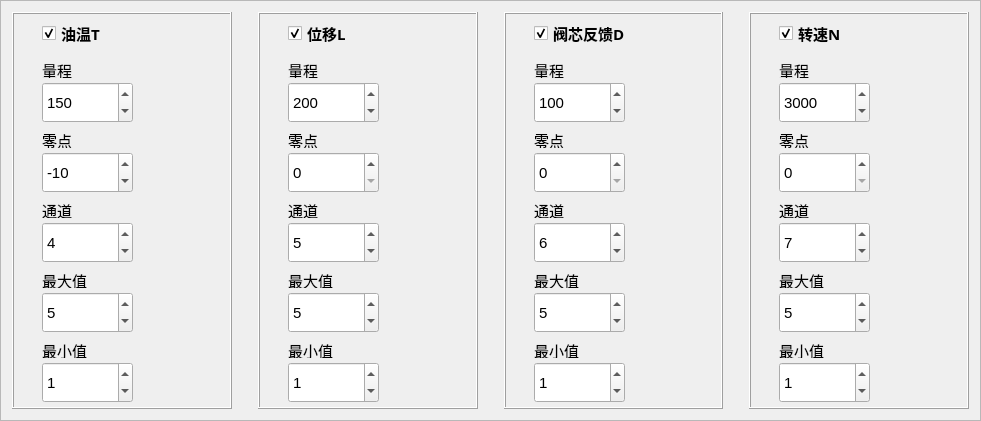
   <widget class="QFrame" name="frame_6">
    <property name="geometry">
     <rect>
      <x>10</x>
      <y>408</y>
      <width>981</width>
      <height>421</height>
     </rect>
    </property>
    <property name="frameShape">
     <enum>QFrame::StyledPanel</enum>
    </property>
    <property name="frameShadow">
     <enum>QFrame::Raised</enum>
    </property>
    <layout class="QGridLayout" name="gridLayout_2">
     <item row="0" column="2">
      <widget class="QFrame" name="frame_8">
       <property name="frameShape">
        <enum>QFrame::Box</enum>
       </property>
       <property name="frameShadow">
        <enum>QFrame::Raised</enum>
       </property>
       <widget class="QSpinBox" name="LMiniValue">
        <property name="geometry">
         <rect>
          <x>30</x>
          <y>350</y>
          <width>91</width>
          <height>41</height>
         </rect>
        </property>
        <property name="font">
         <font>
          <pointsize>11</pointsize>
         </font>
        </property>
        <property name="value">
         <number>1</number>
        </property>
       </widget>
       <widget class="QLabel" name="label_31">
        <property name="geometry">
         <rect>
          <x>30</x>
          <y>120</y>
          <width>54</width>
          <height>16</height>
         </rect>
        </property>
        <property name="font">
         <font>
          <pointsize>11</pointsize>
         </font>
        </property>
        <property name="text">
         <string>零点</string>
        </property>
       </widget>
       <widget class="QSpinBox" name="LZero">
        <property name="geometry">
         <rect>
          <x>30</x>
          <y>140</y>
          <width>91</width>
          <height>41</height>
         </rect>
        </property>
        <property name="font">
         <font>
          <pointsize>11</pointsize>
         </font>
        </property>
       </widget>
       <widget class="QSpinBox" name="LMaxValue">
        <property name="geometry">
         <rect>
          <x>30</x>
          <y>280</y>
          <width>91</width>
          <height>41</height>
         </rect>
        </property>
        <property name="font">
         <font>
          <pointsize>11</pointsize>
         </font>
        </property>
        <property name="value">
         <number>5</number>
        </property>
       </widget>
       <widget class="QLabel" name="label_32">
        <property name="geometry">
         <rect>
          <x>30</x>
          <y>190</y>
          <width>54</width>
          <height>16</height>
         </rect>
        </property>
        <property name="font">
         <font>
          <pointsize>11</pointsize>
         </font>
        </property>
        <property name="text">
         <string>通道</string>
        </property>
       </widget>
       <widget class="QSpinBox" name="LChannel">
        <property name="geometry">
         <rect>
          <x>30</x>
          <y>210</y>
          <width>91</width>
          <height>41</height>
         </rect>
        </property>
        <property name="font">
         <font>
          <pointsize>11</pointsize>
         </font>
        </property>
        <property name="value">
         <number>5</number>
        </property>
       </widget>
       <widget class="QSpinBox" name="LRangeValue">
        <property name="geometry">
         <rect>
          <x>30</x>
          <y>70</y>
          <width>91</width>
          <height>41</height>
         </rect>
        </property>
        <property name="font">
         <font>
          <pointsize>11</pointsize>
         </font>
        </property>
        <property name="maximum">
         <number>999</number>
        </property>
        <property name="value">
         <number>200</number>
        </property>
       </widget>
       <widget class="QLabel" name="label_33">
        <property name="geometry">
         <rect>
          <x>30</x>
          <y>260</y>
          <width>54</width>
          <height>16</height>
         </rect>
        </property>
        <property name="font">
         <font>
          <pointsize>11</pointsize>
         </font>
        </property>
        <property name="text">
         <string>最大值</string>
        </property>
       </widget>
       <widget class="QLabel" name="label_34">
        <property name="geometry">
         <rect>
          <x>30</x>
          <y>330</y>
          <width>54</width>
          <height>16</height>
         </rect>
        </property>
        <property name="font">
         <font>
          <pointsize>11</pointsize>
         </font>
        </property>
        <property name="text">
         <string>最小值</string>
        </property>
       </widget>
       <widget class="QLabel" name="label_35">
        <property name="geometry">
         <rect>
          <x>30</x>
          <y>50</y>
          <width>54</width>
          <height>16</height>
         </rect>
        </property>
        <property name="font">
         <font>
          <pointsize>11</pointsize>
         </font>
        </property>
        <property name="text">
         <string>量程</string>
        </property>
       </widget>
       <widget class="QCheckBox" name="LCheckBox">
        <property name="geometry">
         <rect>
          <x>30</x>
          <y>10</y>
          <width>101</width>
          <height>22</height>
         </rect>
        </property>
        <property name="font">
         <font>
          <family>黑体</family>
          <pointsize>11</pointsize>
          <bold>true</bold>
         </font>
        </property>
        <property name="text">
         <string>位移L</string>
        </property>
        <property name="checked">
         <bool>true</bool>
        </property>
        <property name="tristate">
         <bool>false</bool>
        </property>
       </widget>
      </widget>
     </item>
     <item row="0" column="7">
      <widget class="QFrame" name="frame_9">
       <property name="frameShape">
        <enum>QFrame::Box</enum>
       </property>
       <property name="frameShadow">
        <enum>QFrame::Raised</enum>
       </property>
       <widget class="QSpinBox" name="NMiniValue">
        <property name="geometry">
         <rect>
          <x>30</x>
          <y>350</y>
          <width>91</width>
          <height>41</height>
         </rect>
        </property>
        <property name="font">
         <font>
          <pointsize>11</pointsize>
         </font>
        </property>
        <property name="value">
         <number>1</number>
        </property>
       </widget>
       <widget class="QLabel" name="label_36">
        <property name="geometry">
         <rect>
          <x>30</x>
          <y>120</y>
          <width>54</width>
          <height>16</height>
         </rect>
        </property>
        <property name="font">
         <font>
          <pointsize>11</pointsize>
         </font>
        </property>
        <property name="text">
         <string>零点</string>
        </property>
       </widget>
       <widget class="QSpinBox" name="NZero">
        <property name="geometry">
         <rect>
          <x>30</x>
          <y>140</y>
          <width>91</width>
          <height>41</height>
         </rect>
        </property>
        <property name="font">
         <font>
          <pointsize>11</pointsize>
         </font>
        </property>
       </widget>
       <widget class="QSpinBox" name="NMaxValue">
        <property name="geometry">
         <rect>
          <x>30</x>
          <y>280</y>
          <width>91</width>
          <height>41</height>
         </rect>
        </property>
        <property name="font">
         <font>
          <pointsize>11</pointsize>
         </font>
        </property>
        <property name="value">
         <number>5</number>
        </property>
       </widget>
       <widget class="QLabel" name="label_37">
        <property name="geometry">
         <rect>
          <x>30</x>
          <y>190</y>
          <width>54</width>
          <height>16</height>
         </rect>
        </property>
        <property name="font">
         <font>
          <pointsize>11</pointsize>
         </font>
        </property>
        <property name="text">
         <string>通道</string>
        </property>
       </widget>
       <widget class="QSpinBox" name="NChannel">
        <property name="geometry">
         <rect>
          <x>30</x>
          <y>210</y>
          <width>91</width>
          <height>41</height>
         </rect>
        </property>
        <property name="font">
         <font>
          <pointsize>11</pointsize>
         </font>
        </property>
        <property name="value">
         <number>7</number>
        </property>
       </widget>
       <widget class="QSpinBox" name="NRangeValue">
        <property name="geometry">
         <rect>
          <x>30</x>
          <y>70</y>
          <width>91</width>
          <height>41</height>
         </rect>
        </property>
        <property name="font">
         <font>
          <pointsize>11</pointsize>
         </font>
        </property>
        <property name="maximum">
         <number>9999</number>
        </property>
        <property name="value">
         <number>3000</number>
        </property>
       </widget>
       <widget class="QLabel" name="label_38">
        <property name="geometry">
         <rect>
          <x>30</x>
          <y>260</y>
          <width>54</width>
          <height>16</height>
         </rect>
        </property>
        <property name="font">
         <font>
          <pointsize>11</pointsize>
         </font>
        </property>
        <property name="text">
         <string>最大值</string>
        </property>
       </widget>
       <widget class="QLabel" name="label_39">
        <property name="geometry">
         <rect>
          <x>30</x>
          <y>330</y>
          <width>54</width>
          <height>16</height>
         </rect>
        </property>
        <property name="font">
         <font>
          <pointsize>11</pointsize>
         </font>
        </property>
        <property name="text">
         <string>最小值</string>
        </property>
       </widget>
       <widget class="QLabel" name="label_40">
        <property name="geometry">
         <rect>
          <x>30</x>
          <y>50</y>
          <width>54</width>
          <height>16</height>
         </rect>
        </property>
        <property name="font">
         <font>
          <pointsize>11</pointsize>
         </font>
        </property>
        <property name="text">
         <string>量程</string>
        </property>
       </widget>
       <widget class="QCheckBox" name="NCheckBox">
        <property name="geometry">
         <rect>
          <x>30</x>
          <y>10</y>
          <width>101</width>
          <height>22</height>
         </rect>
        </property>
        <property name="font">
         <font>
          <family>黑体</family>
          <pointsize>11</pointsize>
          <bold>true</bold>
         </font>
        </property>
        <property name="text">
         <string>转速N</string>
        </property>
        <property name="checked">
         <bool>true</bool>
        </property>
        <property name="tristate">
         <bool>false</bool>
        </property>
       </widget>
      </widget>
     </item>
     <item row="0" column="5">
      <widget class="QFrame" name="frame_10">
       <property name="frameShape">
        <enum>QFrame::Box</enum>
       </property>
       <property name="frameShadow">
        <enum>QFrame::Raised</enum>
       </property>
       <widget class="QSpinBox" name="LMiniValue_2">
        <property name="geometry">
         <rect>
          <x>30</x>
          <y>350</y>
          <width>91</width>
          <height>41</height>
         </rect>
        </property>
        <property name="font">
         <font>
          <pointsize>11</pointsize>
         </font>
        </property>
        <property name="value">
         <number>1</number>
        </property>
       </widget>
       <widget class="QLabel" name="label_41">
        <property name="geometry">
         <rect>
          <x>30</x>
          <y>120</y>
          <width>54</width>
          <height>16</height>
         </rect>
        </property>
        <property name="font">
         <font>
          <pointsize>11</pointsize>
         </font>
        </property>
        <property name="text">
         <string>零点</string>
        </property>
       </widget>
       <widget class="QSpinBox" name="LZero_2">
        <property name="geometry">
         <rect>
          <x>30</x>
          <y>140</y>
          <width>91</width>
          <height>41</height>
         </rect>
        </property>
        <property name="font">
         <font>
          <pointsize>11</pointsize>
         </font>
        </property>
       </widget>
       <widget class="QSpinBox" name="LMaxValue_2">
        <property name="geometry">
         <rect>
          <x>30</x>
          <y>280</y>
          <width>91</width>
          <height>41</height>
         </rect>
        </property>
        <property name="font">
         <font>
          <pointsize>11</pointsize>
         </font>
        </property>
        <property name="value">
         <number>5</number>
        </property>
       </widget>
       <widget class="QLabel" name="label_42">
        <property name="geometry">
         <rect>
          <x>30</x>
          <y>190</y>
          <width>54</width>
          <height>16</height>
         </rect>
        </property>
        <property name="font">
         <font>
          <pointsize>11</pointsize>
         </font>
        </property>
        <property name="text">
         <string>通道</string>
        </property>
       </widget>
       <widget class="QSpinBox" name="LChannel_2">
        <property name="geometry">
         <rect>
          <x>30</x>
          <y>210</y>
          <width>91</width>
          <height>41</height>
         </rect>
        </property>
        <property name="font">
         <font>
          <pointsize>11</pointsize>
         </font>
        </property>
        <property name="value">
         <number>6</number>
        </property>
       </widget>
       <widget class="QSpinBox" name="DRangeValue">
        <property name="geometry">
         <rect>
          <x>30</x>
          <y>70</y>
          <width>91</width>
          <height>41</height>
         </rect>
        </property>
        <property name="font">
         <font>
          <pointsize>11</pointsize>
         </font>
        </property>
        <property name="maximum">
         <number>999</number>
        </property>
        <property name="value">
         <number>100</number>
        </property>
       </widget>
       <widget class="QLabel" name="label_43">
        <property name="geometry">
         <rect>
          <x>30</x>
          <y>260</y>
          <width>54</width>
          <height>16</height>
         </rect>
        </property>
        <property name="font">
         <font>
          <pointsize>11</pointsize>
         </font>
        </property>
        <property name="text">
         <string>最大值</string>
        </property>
       </widget>
       <widget class="QLabel" name="label_44">
        <property name="geometry">
         <rect>
          <x>30</x>
          <y>330</y>
          <width>54</width>
          <height>16</height>
         </rect>
        </property>
        <property name="font">
         <font>
          <pointsize>11</pointsize>
         </font>
        </property>
        <property name="text">
         <string>最小值</string>
        </property>
       </widget>
       <widget class="QLabel" name="label_45">
        <property name="geometry">
         <rect>
          <x>30</x>
          <y>50</y>
          <width>54</width>
          <height>16</height>
         </rect>
        </property>
        <property name="font">
         <font>
          <pointsize>11</pointsize>
         </font>
        </property>
        <property name="text">
         <string>量程</string>
        </property>
       </widget>
       <widget class="QCheckBox" name="DCheckBox">
        <property name="geometry">
         <rect>
          <x>30</x>
          <y>10</y>
          <width>121</width>
          <height>22</height>
         </rect>
        </property>
        <property name="font">
         <font>
          <family>黑体</family>
          <pointsize>11</pointsize>
          <bold>true</bold>
         </font>
        </property>
        <property name="text">
         <string>阀芯反馈D</string>
        </property>
        <property name="checked">
         <bool>true</bool>
        </property>
        <property name="tristate">
         <bool>false</bool>
        </property>
       </widget>
      </widget>
     </item>
     <item row="0" column="3">
      <spacer name="verticalSpacer_5">
       <property name="orientation">
        <enum>Qt::Vertical</enum>
       </property>
       <property name="sizeHint" stdset="0">
        <size>
         <width>20</width>
         <height>40</height>
        </size>
       </property>
      </spacer>
     </item>
     <item row="0" column="0">
      <widget class="QFrame" name="frame_7">
       <property name="frameShape">
        <enum>QFrame::Box</enum>
       </property>
       <property name="frameShadow">
        <enum>QFrame::Raised</enum>
       </property>
       <widget class="QSpinBox" name="TMiniValue">
        <property name="geometry">
         <rect>
          <x>30</x>
          <y>350</y>
          <width>91</width>
          <height>41</height>
         </rect>
        </property>
        <property name="font">
         <font>
          <pointsize>11</pointsize>
         </font>
        </property>
        <property name="value">
         <number>1</number>
        </property>
       </widget>
       <widget class="QLabel" name="label_26">
        <property name="geometry">
         <rect>
          <x>30</x>
          <y>120</y>
          <width>54</width>
          <height>16</height>
         </rect>
        </property>
        <property name="font">
         <font>
          <pointsize>11</pointsize>
         </font>
        </property>
        <property name="text">
         <string>零点</string>
        </property>
       </widget>
       <widget class="QSpinBox" name="TZero">
        <property name="geometry">
         <rect>
          <x>30</x>
          <y>140</y>
          <width>91</width>
          <height>41</height>
         </rect>
        </property>
        <property name="font">
         <font>
          <pointsize>11</pointsize>
         </font>
        </property>
        <property name="minimum">
         <number>-100</number>
        </property>
        <property name="value">
         <number>-10</number>
        </property>
       </widget>
       <widget class="QSpinBox" name="TMaxValue">
        <property name="geometry">
         <rect>
          <x>30</x>
          <y>280</y>
          <width>91</width>
          <height>41</height>
         </rect>
        </property>
        <property name="font">
         <font>
          <pointsize>11</pointsize>
         </font>
        </property>
        <property name="value">
         <number>5</number>
        </property>
       </widget>
       <widget class="QLabel" name="label_27">
        <property name="geometry">
         <rect>
          <x>30</x>
          <y>190</y>
          <width>54</width>
          <height>16</height>
         </rect>
        </property>
        <property name="font">
         <font>
          <pointsize>11</pointsize>
         </font>
        </property>
        <property name="text">
         <string>通道</string>
        </property>
       </widget>
       <widget class="QSpinBox" name="TChannel">
        <property name="geometry">
         <rect>
          <x>30</x>
          <y>210</y>
          <width>91</width>
          <height>41</height>
         </rect>
        </property>
        <property name="font">
         <font>
          <pointsize>11</pointsize>
         </font>
        </property>
        <property name="value">
         <number>4</number>
        </property>
       </widget>
       <widget class="QSpinBox" name="TRangeValue">
        <property name="geometry">
         <rect>
          <x>30</x>
          <y>70</y>
          <width>91</width>
          <height>41</height>
         </rect>
        </property>
        <property name="font">
         <font>
          <pointsize>11</pointsize>
         </font>
        </property>
        <property name="maximum">
         <number>999</number>
        </property>
        <property name="value">
         <number>150</number>
        </property>
       </widget>
       <widget class="QLabel" name="label_28">
        <property name="geometry">
         <rect>
          <x>30</x>
          <y>260</y>
          <width>54</width>
          <height>16</height>
         </rect>
        </property>
        <property name="font">
         <font>
          <pointsize>11</pointsize>
         </font>
        </property>
        <property name="text">
         <string>最大值</string>
        </property>
       </widget>
       <widget class="QLabel" name="label_29">
        <property name="geometry">
         <rect>
          <x>30</x>
          <y>330</y>
          <width>54</width>
          <height>16</height>
         </rect>
        </property>
        <property name="font">
         <font>
          <pointsize>11</pointsize>
         </font>
        </property>
        <property name="text">
         <string>最小值</string>
        </property>
       </widget>
       <widget class="QLabel" name="label_30">
        <property name="geometry">
         <rect>
          <x>30</x>
          <y>50</y>
          <width>54</width>
          <height>16</height>
         </rect>
        </property>
        <property name="font">
         <font>
          <pointsize>11</pointsize>
         </font>
        </property>
        <property name="text">
         <string>量程</string>
        </property>
       </widget>
       <widget class="QCheckBox" name="TCheckBox">
        <property name="geometry">
         <rect>
          <x>30</x>
          <y>10</y>
          <width>101</width>
          <height>22</height>
         </rect>
        </property>
        <property name="font">
         <font>
          <family>黑体</family>
          <pointsize>11</pointsize>
          <bold>true</bold>
         </font>
        </property>
        <property name="text">
         <string>油温T</string>
        </property>
        <property name="checked">
         <bool>true</bool>
        </property>
        <property name="tristate">
         <bool>false</bool>
        </property>
       </widget>
      </widget>
     </item>
     <item row="0" column="1">
      <spacer name="verticalSpacer_4">
       <property name="orientation">
        <enum>Qt::Vertical</enum>
       </property>
       <property name="sizeHint" stdset="0">
        <size>
         <width>20</width>
         <height>40</height>
        </size>
       </property>
      </spacer>
     </item>
     <item row="0" column="6">
      <spacer name="verticalSpacer_6">
       <property name="orientation">
        <enum>Qt::Vertical</enum>
       </property>
       <property name="sizeHint" stdset="0">
        <size>
         <width>20</width>
         <height>40</height>
        </size>
       </property>
      </spacer>
     </item>
    </layout>
   </widget>
